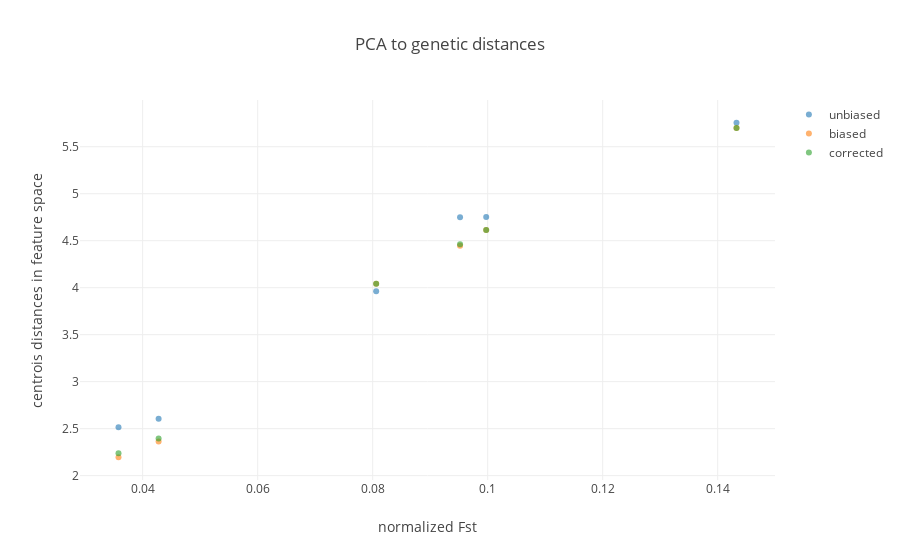

Source (notebook cell):
### Markdown cell above
**Fig. 6** Relation between pairwise centroid distances in unbiased scenario versus biased and corrected scenarios. Distances were left unscaled.

### Code cell
fig_fsts= [go.Scatter(
    x= fsts_compare,
    y= t[:,i],
    mode= 'markers',
    marker= dict(
        color= i,
        opacity= .6
    ),
    name= ['unbiased','biased','corrected'][i]
    ) for i in [0,1,2]
]

layout = go.Layout(
    title= 'PCA to genetic distances',
    yaxis=dict(
        title='centrois distances in feature space'),
    xaxis=dict(
        title='normalized Fst')
)

fig= go.Figure(data=fig_fsts, layout=layout)
iplot(fig)

### Figure 1 — Plotly figure (JSON) as saved in the notebook; plotly's stock layout.template omitted (floating-point values rounded to 4 significant figures)
{"data": [{"marker": {"color": 0, "opacity": 0.6}, "mode": "markers", "name": "unbiased", "type": "scatter", "x": [0.1433, 0.09974, 0.09519, 0.08061, 0.0358, 0.04277], "y": [5.755, 4.753, 4.748, 3.961, 2.515, 2.605]}, {"marker": {"color": 1, "opacity": 0.6}, "mode": "markers", "name": "biased", "type": "scatter", "x": [0.1433, 0.09974, 0.09519, 0.08061, 0.0358, 0.04277], "y": [5.7, 4.615, 4.446, 4.043, 2.196, 2.362]}, {"marker": {"color": 2, "opacity": 0.6}, "mode": "markers", "name": "corrected", "type": "scatter", "x": [0.1433, 0.09974, 0.09519, 0.08061, 0.0358, 0.04277], "y": [5.7, 4.615, 4.462, 4.043, 2.239, 2.394]}], "layout": {"title": "PCA to genetic distances", "xaxis": {"title": "normalized Fst"}, "yaxis": {"title": "centrois distances in feature space"}}}
